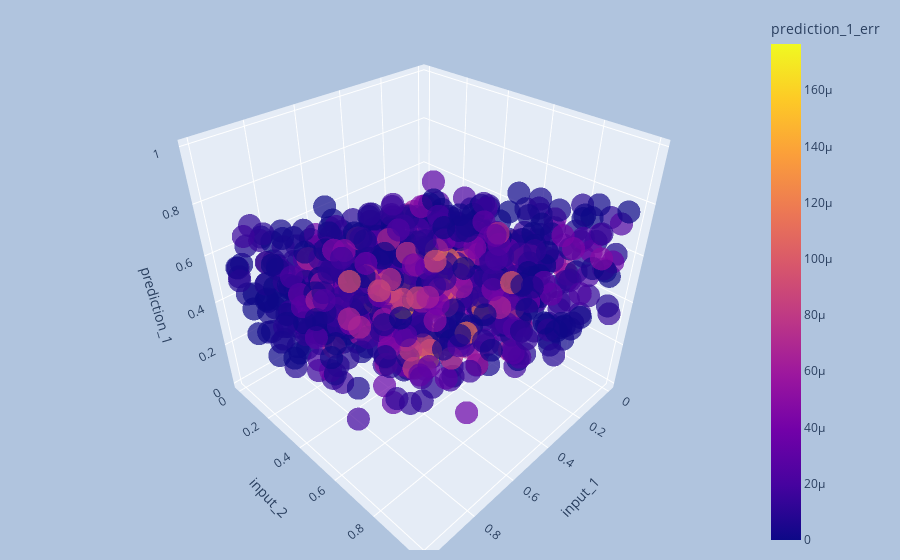

Here is the notebook cell this chart was saved with:
### Code cell
interactive_3d_plot(tr_df_normalized, 'input_1', 'input_2', 'prediction_1', 'prediction_1_err')

### Figure 1 — Plotly figure (JSON) as saved in the notebook; plotly's stock layout.template omitted (floating-point values rounded to 4 significant figures; data arrays with more than 128 entries replaced by an {"elided": "..."} marker saying what was removed)
{"data": [{"hovertemplate": "input_1=%{x}<br>input_2=%{y}<br>prediction_1=%{z}<br>prediction_1_err=%{marker.color}<extra></extra>", "legendgroup": "", "marker": {"color": {"elided": "1000 float values"}, "coloraxis": "coloraxis", "opacity": 0.7, "symbol": "circle"}, "mode": "markers", "name": "", "scene": "scene", "showlegend": false, "type": "scatter3d", "x": {"elided": "1000 float values"}, "y": {"elided": "1000 float values"}, "z": {"elided": "1000 float values"}}], "layout": {"coloraxis": {"colorbar": {"title": {"text": "prediction_1_err"}}, "colorscale": [[0, "#0d0887"], [0.1111, "#46039f"], [0.2222, "#7201a8"], [0.3333, "#9c179e"], [0.4444, "#bd3786"], [0.5556, "#d8576b"], [0.6667, "#ed7953"], [0.7778, "#fb9f3a"], [0.8889, "#fdca26"], [1, "#f0f921"]]}, "legend": {"tracegroupgap": 0}, "margin": {"b": 10, "l": 100, "r": 100, "t": 10}, "paper_bgcolor": "LightSteelBlue", "scene": {"domain": {"x": [0, 1], "y": [0, 1]}, "xaxis": {"title": {"text": "input_1"}}, "yaxis": {"title": {"text": "input_2"}}, "zaxis": {"title": {"text": "prediction_1"}}}}}
